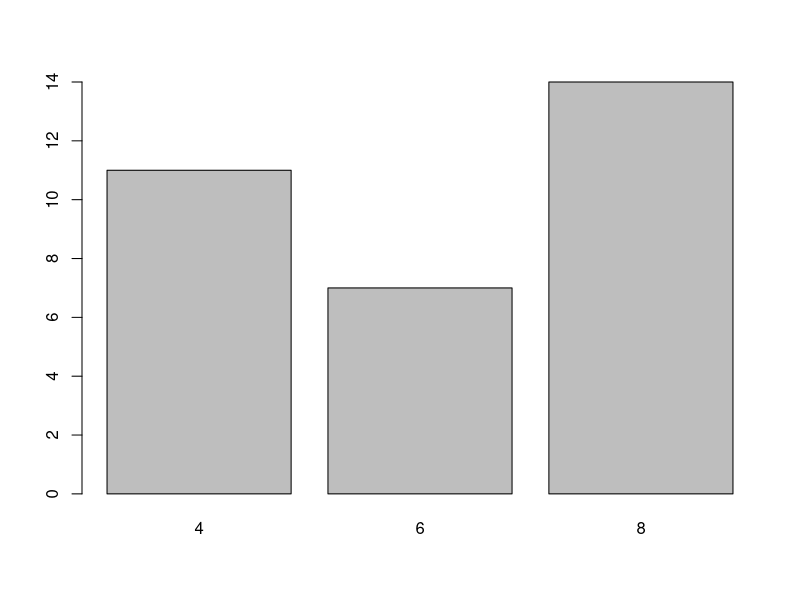
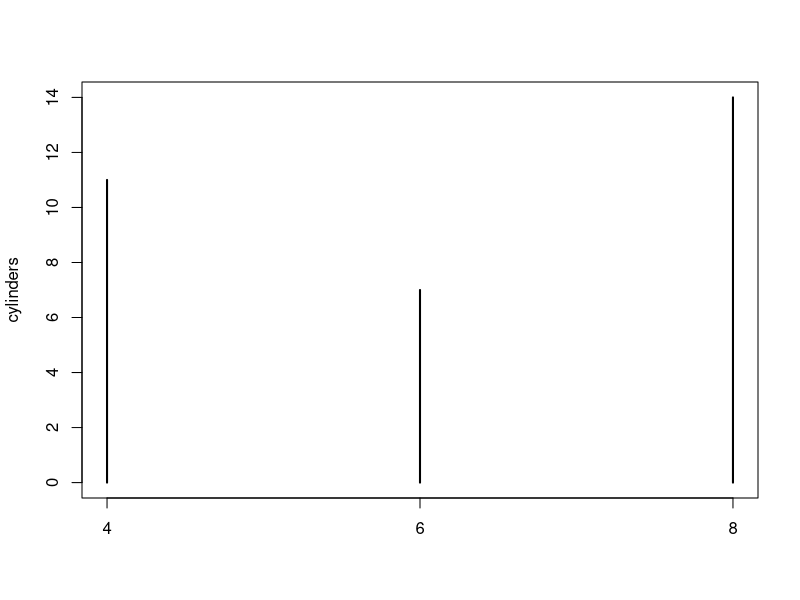
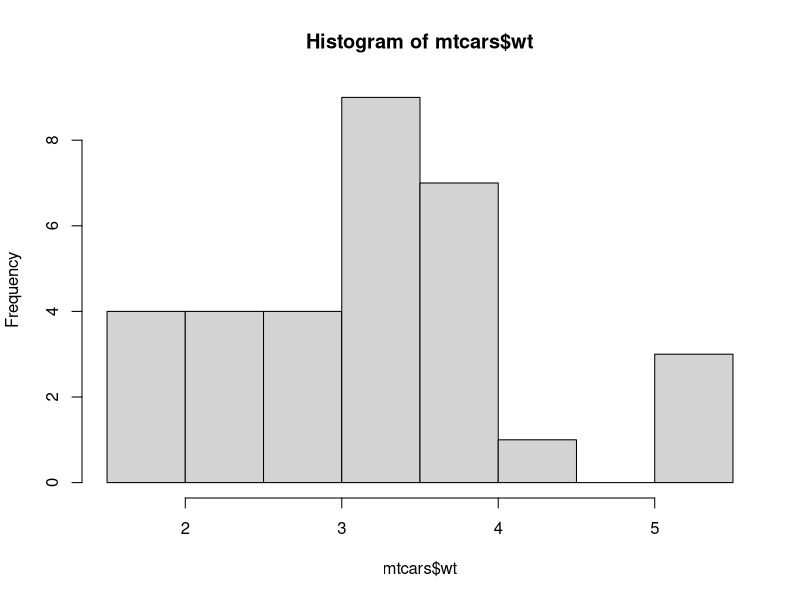
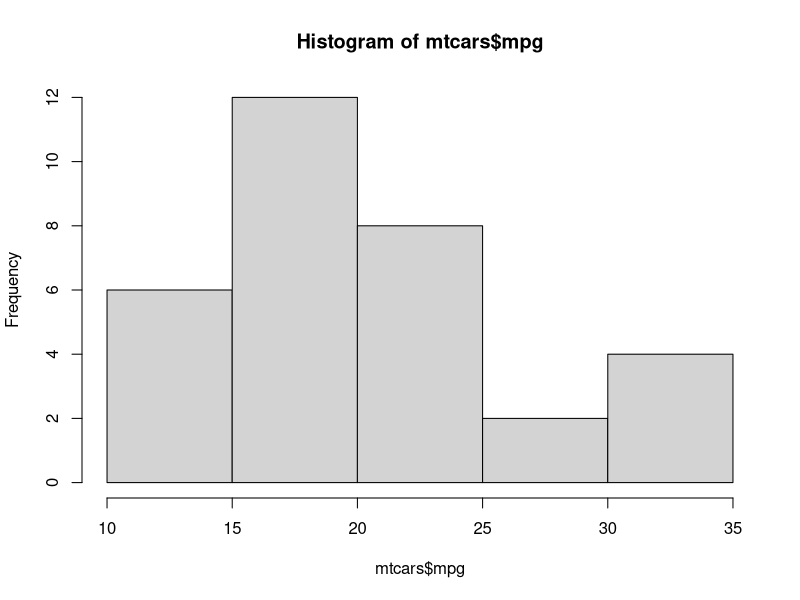
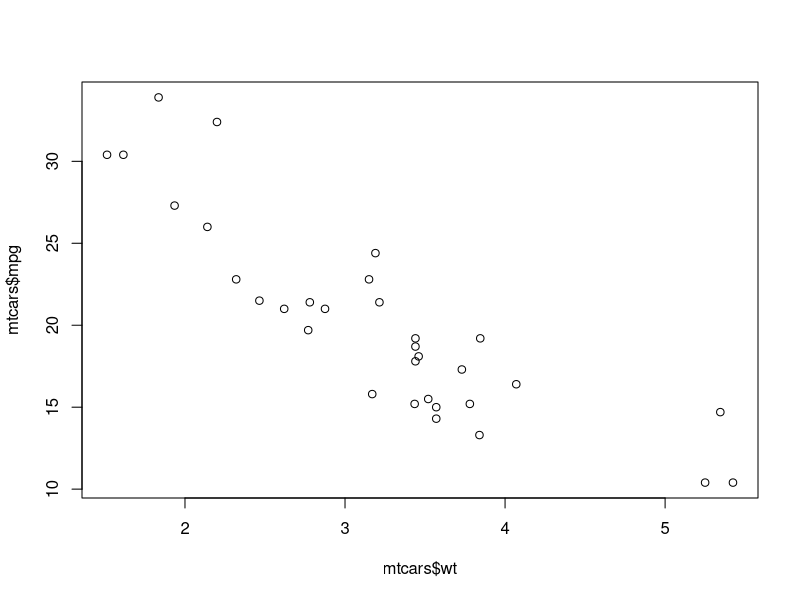
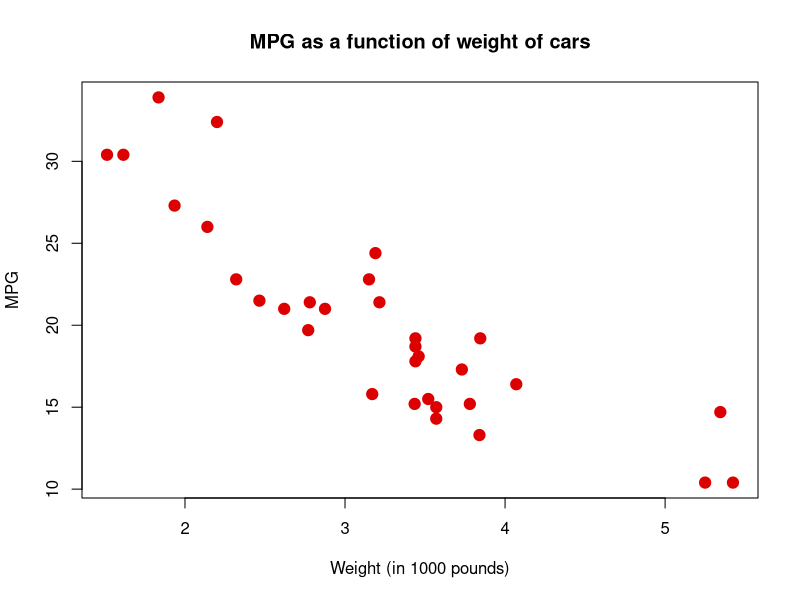

R code for these plots, in order:
library(datasets)

head(mtcars)
cylinders <- table(mtcars$cyl)
barplot(cylinders)
plot(cylinders)
##-------------------------------------------
hist(mtcars$wt)
hist(mtcars$mpg)
plot(mtcars$wt, mtcars$mpg)
##-------------------------------------------
## add some options
plot(mtcars$wt, mtcars$mpg,
     pch = 19,
     cex = 1.5,
     col = "#dd0000",
     main = "MPG as a function of weight of cars",
     xlab = "Weight (in 1000 pounds)",
     ylab = "MPG"
     )
